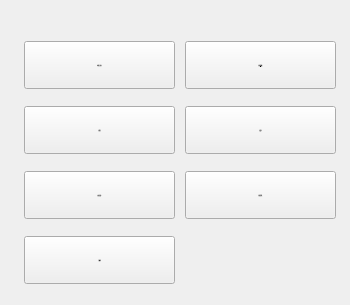
   <widget class="QWidget" name="tabAdvance">
    <attribute name="title">
     <string>高级</string>
    </attribute>
    <widget class="QWidget" name="gridLayoutWidget_2">
     <property name="geometry">
      <rect>
       <x>20</x>
       <y>30</y>
       <width>321</width>
       <height>266</height>
      </rect>
     </property>
     <layout class="QGridLayout" name="gridLayout_2">
      <item row="0" column="0">
       <widget class="QPushButton" name="btnDelete_14">
        <property name="sizePolicy">
         <sizepolicy hsizetype="Preferred" vsizetype="Preferred">
          <horstretch>0</horstretch>
          <verstretch>0</verstretch>
         </sizepolicy>
        </property>
        <property name="minimumSize">
         <size>
          <width>151</width>
          <height>48</height>
         </size>
        </property>
        <property name="maximumSize">
         <size>
          <width>151</width>
          <height>48</height>
         </size>
        </property>
        <property name="font">
         <font>
          <family>SimSun</family>
          <pointsize>-1</pointsize>
          <weight>50</weight>
          <bold>false</bold>
         </font>
        </property>
        <property name="styleSheet">
         <string notr="true"/>
        </property>
        <property name="text">
         <string>标签/注释</string>
        </property>
        <property name="icon">
         <iconset resource="images.qrc">
          <normaloff>:/images/teach_img/label.png</normaloff>:/images/teach_img/label.png</iconset>
        </property>
        <property name="iconSize">
         <size>
          <width>30</width>
          <height>30</height>
         </size>
        </property>
       </widget>
      </item>
      <item row="3" column="0">
       <widget class="QPushButton" name="btnDelete_16">
        <property name="sizePolicy">
         <sizepolicy hsizetype="Preferred" vsizetype="Preferred">
          <horstretch>0</horstretch>
          <verstretch>0</verstretch>
         </sizepolicy>
        </property>
        <property name="minimumSize">
         <size>
          <width>151</width>
          <height>48</height>
         </size>
        </property>
        <property name="maximumSize">
         <size>
          <width>151</width>
          <height>48</height>
         </size>
        </property>
        <property name="font">
         <font>
          <family>SimSun</family>
          <pointsize>-1</pointsize>
          <weight>50</weight>
          <bold>false</bold>
         </font>
        </property>
        <property name="styleSheet">
         <string notr="true"/>
        </property>
        <property name="text">
         <string>子程序</string>
        </property>
        <property name="icon">
         <iconset resource="images.qrc">
          <normaloff>:/images/teach_img/subprogram.png</normaloff>:/images/teach_img/subprogram.png</iconset>
        </property>
        <property name="iconSize">
         <size>
          <width>25</width>
          <height>25</height>
         </size>
        </property>
       </widget>
      </item>
      <item row="2" column="0">
       <widget class="QPushButton" name="btnDelete_11">
        <property name="sizePolicy">
         <sizepolicy hsizetype="Preferred" vsizetype="Preferred">
          <horstretch>0</horstretch>
          <verstretch>0</verstretch>
         </sizepolicy>
        </property>
        <property name="minimumSize">
         <size>
          <width>151</width>
          <height>48</height>
         </size>
        </property>
        <property name="maximumSize">
         <size>
          <width>151</width>
          <height>48</height>
         </size>
        </property>
        <property name="font">
         <font>
          <family>SimSun</family>
          <pointsize>-1</pointsize>
          <weight>50</weight>
          <bold>false</bold>
         </font>
        </property>
        <property name="styleSheet">
         <string notr="true"/>
        </property>
        <property name="text">
         <string>转矩保护</string>
        </property>
        <property name="icon">
         <iconset resource="images.qrc">
          <normaloff>:/images/teach_img/torque.png</normaloff>:/images/teach_img/torque.png</iconset>
        </property>
        <property name="iconSize">
         <size>
          <width>50</width>
          <height>50</height>
         </size>
        </property>
       </widget>
      </item>
      <item row="0" column="1">
       <widget class="QPushButton" name="btnDelete_12">
        <property name="sizePolicy">
         <sizepolicy hsizetype="Preferred" vsizetype="Preferred">
          <horstretch>0</horstretch>
          <verstretch>0</verstretch>
         </sizepolicy>
        </property>
        <property name="minimumSize">
         <size>
          <width>151</width>
          <height>48</height>
         </size>
        </property>
        <property name="maximumSize">
         <size>
          <width>151</width>
          <height>48</height>
         </size>
        </property>
        <property name="font">
         <font>
          <family>SimSun</family>
          <pointsize>-1</pointsize>
          <weight>50</weight>
          <bold>false</bold>
         </font>
        </property>
        <property name="styleSheet">
         <string notr="true"/>
        </property>
        <property name="text">
         <string>逻辑&amp;变量</string>
        </property>
        <property name="icon">
         <iconset resource="images.qrc">
          <normaloff>:/images/teach_img/logic.png</normaloff>:/images/teach_img/logic.png</iconset>
        </property>
        <property name="iconSize">
         <size>
          <width>30</width>
          <height>30</height>
         </size>
        </property>
       </widget>
      </item>
      <item row="2" column="1">
       <widget class="QPushButton" name="btnDelete_13">
        <property name="sizePolicy">
         <sizepolicy hsizetype="Preferred" vsizetype="Preferred">
          <horstretch>0</horstretch>
          <verstretch>0</verstretch>
         </sizepolicy>
        </property>
        <property name="minimumSize">
         <size>
          <width>151</width>
          <height>48</height>
         </size>
        </property>
        <property name="maximumSize">
         <size>
          <width>151</width>
          <height>48</height>
         </size>
        </property>
        <property name="font">
         <font>
          <family>SimSun</family>
          <pointsize>-1</pointsize>
          <weight>50</weight>
          <bold>false</bold>
         </font>
        </property>
        <property name="styleSheet">
         <string notr="true"/>
        </property>
        <property name="text">
         <string>伺服停止</string>
        </property>
        <property name="icon">
         <iconset resource="images.qrc">
          <normaloff>:/images/teach_img/stop.png</normaloff>:/images/teach_img/stop.png</iconset>
        </property>
        <property name="iconSize">
         <size>
          <width>50</width>
          <height>50</height>
         </size>
        </property>
       </widget>
      </item>
      <item row="1" column="1">
       <widget class="QPushButton" name="btnDelete_15">
        <property name="sizePolicy">
         <sizepolicy hsizetype="Preferred" vsizetype="Preferred">
          <horstretch>0</horstretch>
          <verstretch>0</verstretch>
         </sizepolicy>
        </property>
        <property name="minimumSize">
         <size>
          <width>151</width>
          <height>48</height>
         </size>
        </property>
        <property name="maximumSize">
         <size>
          <width>151</width>
          <height>48</height>
         </size>
        </property>
        <property name="font">
         <font>
          <family>SimSun</family>
          <pointsize>-1</pointsize>
          <weight>50</weight>
          <bold>false</bold>
         </font>
        </property>
        <property name="styleSheet">
         <string notr="true"/>
        </property>
        <property name="text">
         <string>偏移</string>
        </property>
        <property name="icon">
         <iconset resource="images.qrc">
          <normaloff>:/images/teach_img/offset.png</normaloff>:/images/teach_img/offset.png</iconset>
        </property>
        <property name="iconSize">
         <size>
          <width>30</width>
          <height>30</height>
         </size>
        </property>
       </widget>
      </item>
      <item row="1" column="0">
       <widget class="QPushButton" name="btnDelete_10">
        <property name="sizePolicy">
         <sizepolicy hsizetype="Preferred" vsizetype="Preferred">
          <horstretch>0</horstretch>
          <verstretch>0</verstretch>
         </sizepolicy>
        </property>
        <property name="minimumSize">
         <size>
          <width>151</width>
          <height>48</height>
         </size>
        </property>
        <property name="maximumSize">
         <size>
          <width>151</width>
          <height>48</height>
         </size>
        </property>
        <property name="font">
         <font>
          <family>SimSun</family>
          <pointsize>-1</pointsize>
          <weight>50</weight>
          <bold>false</bold>
         </font>
        </property>
        <property name="styleSheet">
         <string notr="true"/>
        </property>
        <property name="text">
         <string>搜索</string>
        </property>
        <property name="icon">
         <iconset resource="images.qrc">
          <normaloff>:/images/teach_img/search.png</normaloff>:/images/teach_img/search.png</iconset>
        </property>
        <property name="iconSize">
         <size>
          <width>30</width>
          <height>30</height>
         </size>
        </property>
       </widget>
      </item>
     </layout>
    </widget>
   </widget>
